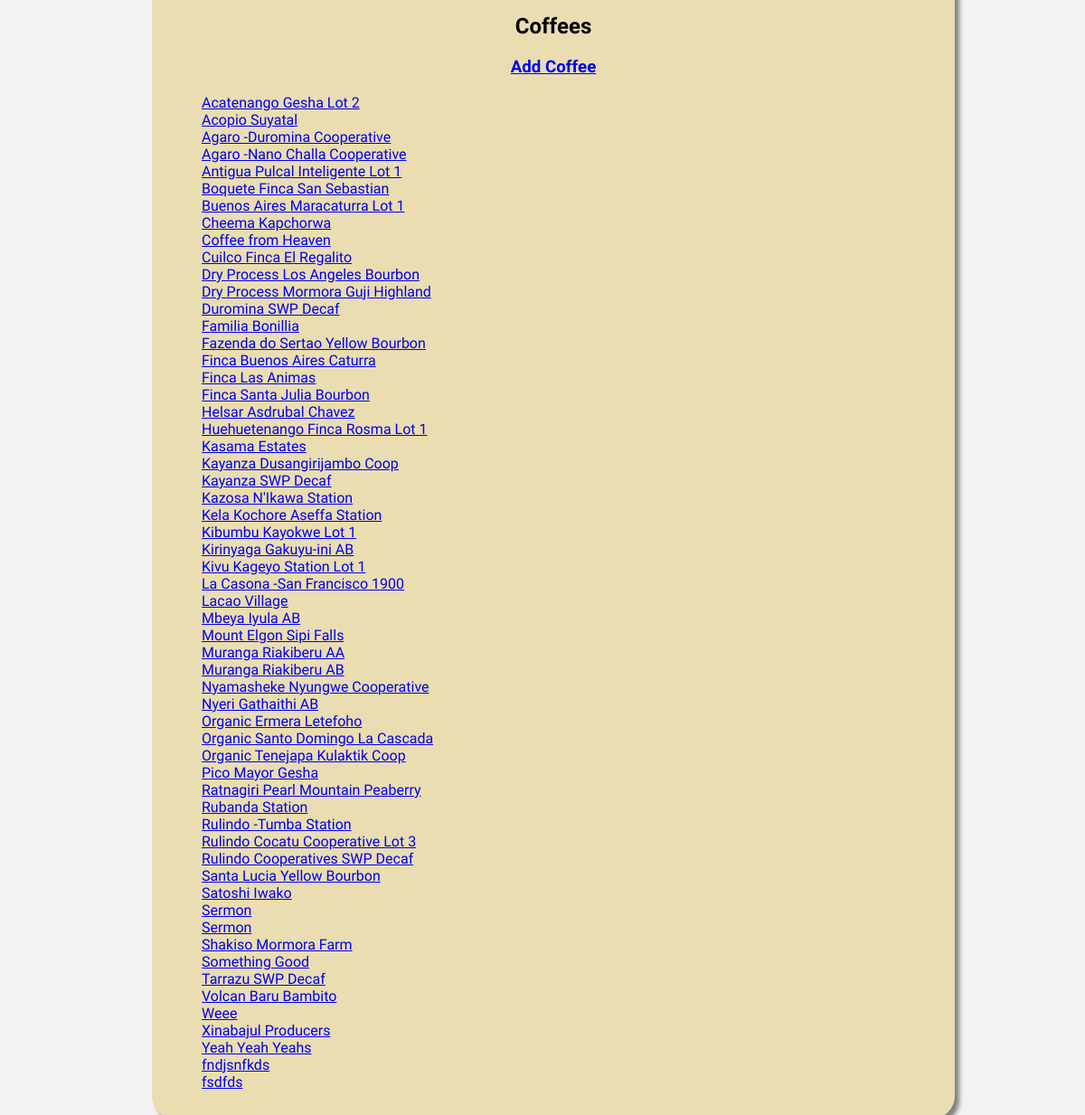
Page /home (lower part) on the earlier database version.
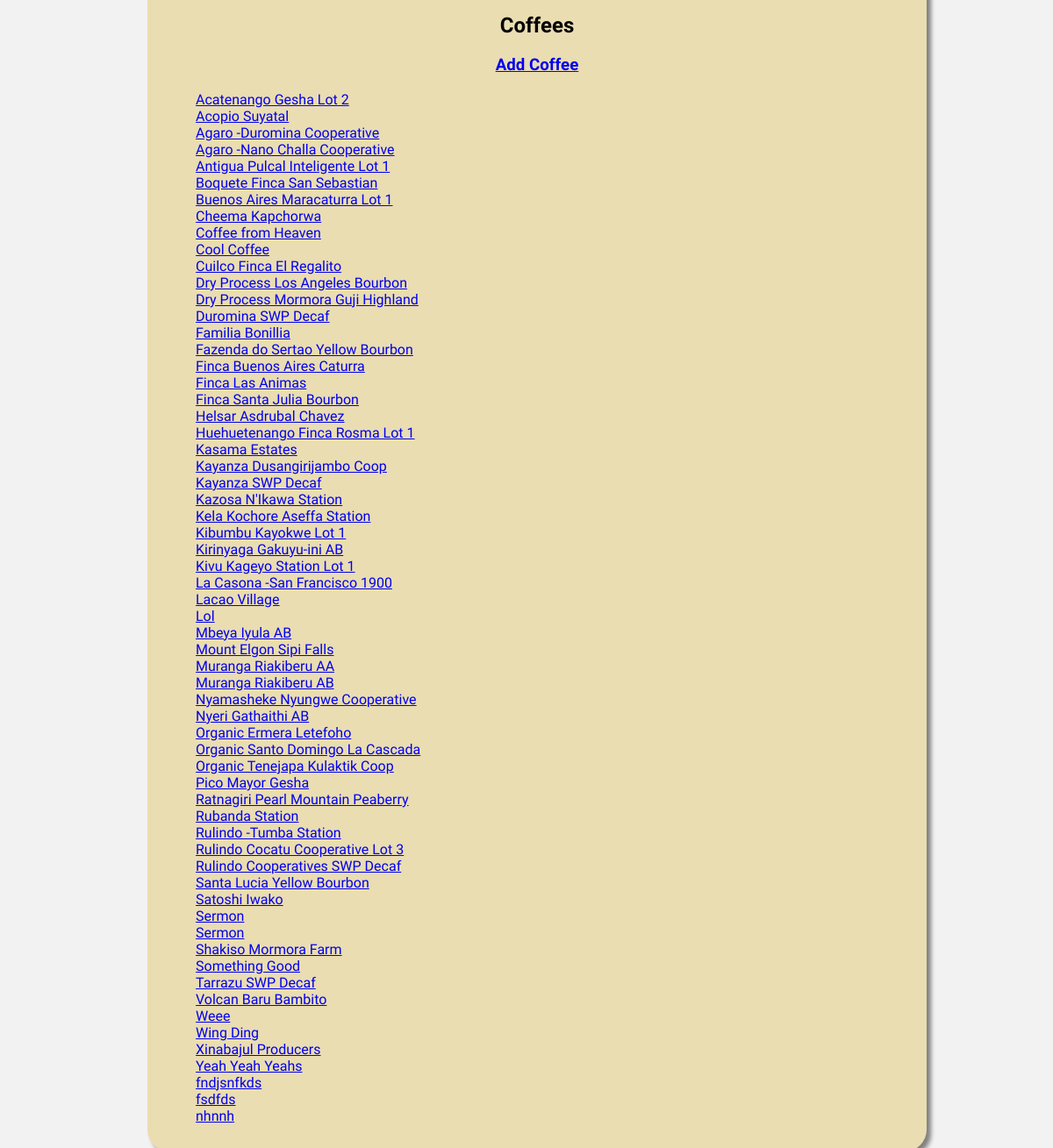
Same page on the later database version.
### database_setup.py (models this page shows)
class Coffee(Base):
    __tablename__ = 'coffee'
    id = Column(Integer, primary_key=True)
    name = Column(String(250), nullable=False)
    description = Column(String(250))
    origin_id = Column(Integer, ForeignKey('origin.id'))
    origin = relationship(Origin)

### project.py (the view)
@app.route('/')
@app.route('/home')
def showHomePage():
    origins = session.query(Origin).order_by('name').all()
    coffees = session.query(Coffee).order_by('name').all()
    return render_template('main.html', origins=origins, coffees=coffees)

### templates/main.html (shortened to what this page needs)
<!DOCTYPE html>
<html>
  <head>
    {% block head %}
    <link rel="stylesheet" href="{{url_for('static', filename='style.css')}}"/>
    {% endblock %}
  </head>
  <body>
    <section class="content">
      {% block content %}
       <section class="coffee">
         <h2 class="sub-header">Coffees</h2>
         <a href="{{url_for('addCoffee')}}" class="main-button"><h3>Add Coffee</h3></a>
         <ul>
           {% for coffee in coffees %}
           <li><a href="{{ url_for('showCoffee', coffee_id=coffee.id) }}">{{ coffee.name }}</a></li>
           {% endfor %}
         </ul>
       </section>
       {% endblock %}
    </section>
  </body>
</html>

### static/style.css (style rules this page uses)
* { box-sizing: border-box; }
.content { margin-left: 10em; margin-right: 10em; background-color: #eaddb2; border-radius: 25px; box-shadow: 5px 5px 5px grey; padding: 15px; margin-top: 20px; margin-bottom: 20px; min-width: 75%; }
ul { list-style-type: none; }
header, h1, h2 { font-family: 'Bungee Inline', cursive; }
.sub-header { text-align: center; }
.main-button { text-align: center; }
body { background-color: #f2f2f2; }

Differences in the rows shown:
added Coffee: name "Cool Coffee"
added Coffee: name "Lol"
added Coffee: name "Wing Ding"
added Coffee: name "nhnnh"
